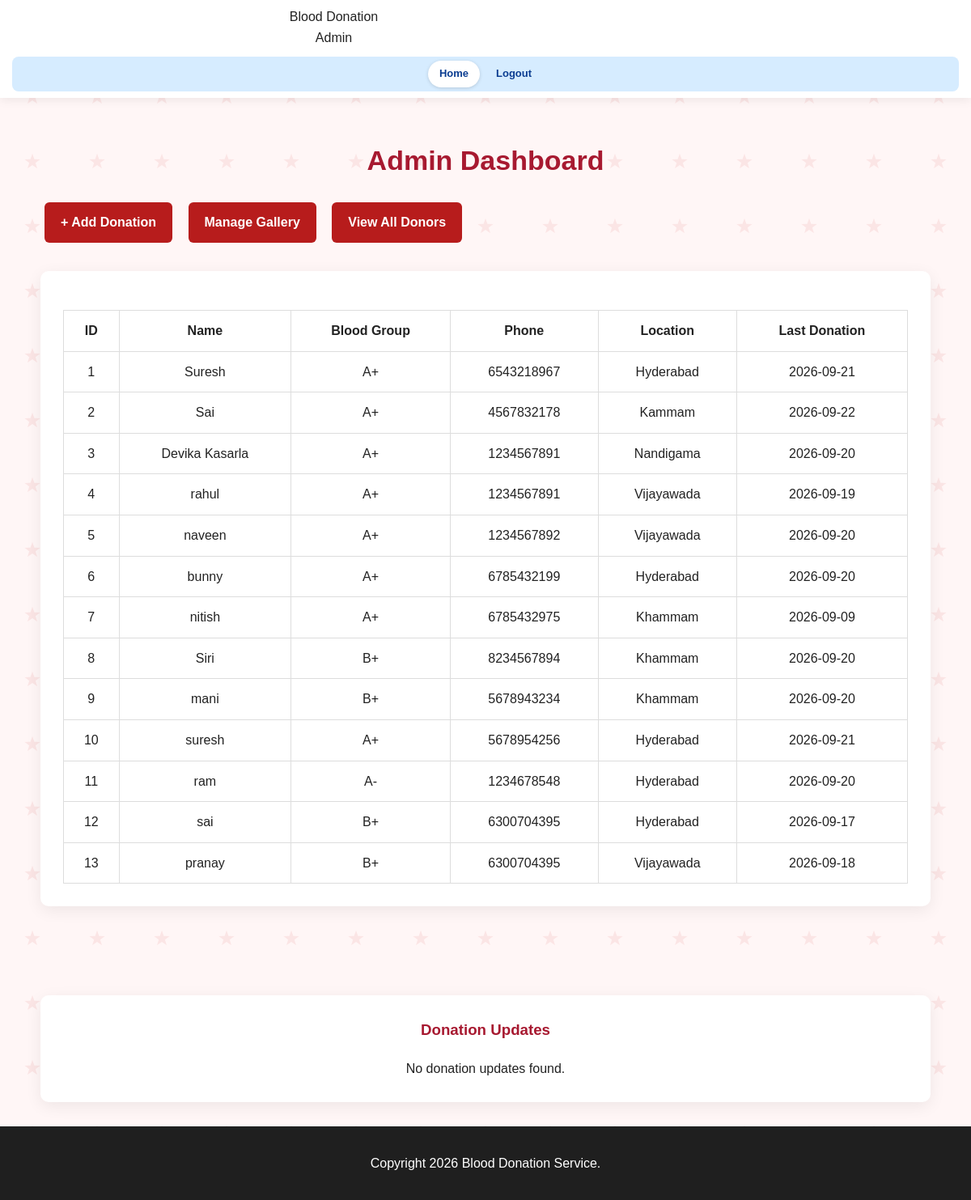
Page /admin (signed in) on the committed database.
### app.py (models this page shows)
class Donor(db.Model):
    id = db.Column(db.Integer, primary_key=True)
    name = db.Column(db.String(100), nullable=False)
    blood_group = db.Column(db.String(10), nullable=False)
    phone = db.Column(db.String(20), nullable=False)
    location = db.Column(db.String(100), nullable=False)
    last_donation_date = db.Column(db.String(20))

### app.py (the view)
@app.route("/admin")
@login_required
def admin_dashboard():
    donors = Donor.query.order_by(
        Donor.id.desc()
    ).all()
    donation_updates = DonationUpdate.query.order_by(
        DonationUpdate.id.desc()
    ).all()
    return render_template(
        "admin_dashboard.html",
        donors=donors,
        donation_updates=donation_updates
    )

### app.py (called while the page is built)
@login_manager.user_loader
def load_user(user_id):
    return db.session.get(Admin, int(user_id))

### templates/admin_dashboard.html (shortened to what this page needs)
<!DOCTYPE html>
<html lang="en">
<head>
    <link rel="stylesheet" href="{{ url_for('static', filename='css/style.css') }}">
</head>
<body>
<nav class="navbar">
    <div class="logo">Blood Donation Admin</div>
    <div class="nav-links">
        <a href="/">Home</a>
        <a href="/admin/logout">Logout</a>
    </div>
</nav>
<section class="section">
    <h2>Admin Dashboard</h2>
    <div style="margin: 20px 0;">
        <a href="/admin/donation/add"
           class="btn btn-primary"
           style="display: inline-block; padding: 12px 20px; text-decoration: none;">
            + Add Donation
        </a>
        <a href="/admin/gallery"
           class="btn btn-primary"
           style="display: inline-block; padding: 12px 20px; text-decoration: none; margin-left: 10px;">
            Manage Gallery
        </a>
          <a href="/admin/donors"
             class="btn btn-primary"
             style="display: inline-block; padding: 12px 20px; text-decoration: none; margin-left: 10px;">
             View All Donors
          </a>
    </div>
    <div class="card" style="margin: 30px auto; max-width: 1100px;">
        {% if donors %}
        <div style="overflow-x: auto; margin-top: 20px;">
            <table style="width: 100%; border-collapse: collapse;">
                <thead>
                    <tr>
                        <th style="padding: 12px; border: 1px solid #ddd;">ID</th>
                        <th style="padding: 12px; border: 1px solid #ddd;">Name</th>
                        <th style="padding: 12px; border: 1px solid #ddd;">Blood Group</th>
                        <th style="padding: 12px; border: 1px solid #ddd;">Phone</th>
                        <th style="padding: 12px; border: 1px solid #ddd;">Location</th>
                        <th style="padding: 12px; border: 1px solid #ddd;">Last Donation</th>
                    </tr>
                </thead>
                <tbody>
                    {% for donor in donors %}
                    <tr>
                        <td style="padding: 12px; border: 1px solid #ddd;">
                            {{ loop.index }}
                        </td>
                        <td style="padding: 12px; border: 1px solid #ddd;">
                            {{ donor.name }}
                        </td>
                        <td style="padding: 12px; border: 1px solid #ddd;">
                            {{ donor.blood_group }}
                        </td>
                        <td style="padding: 12px; border: 1px solid #ddd;">
                            {{ donor.phone }}
                        </td>
                        <td style="padding: 12px; border: 1px solid #ddd;">
                            {{ donor.location }}
                        </td>
                        <td style="padding: 12px; border: 1px solid #ddd;">
                            {{ donor.last_donation_date or "Not provided" }}
                        </td>
                    </tr>
                    {% endfor %}
                </tbody>
            </table>
        </div>
        {% else %}
        <p style="margin-top: 20px;">
            No donor records found.
        </p>
        {% endif %}
    </div>
</section>
    <div class="card" style="margin: 30px auto; max-width: 1100px;">
        <h3>Donation Updates</h3>
        {% if donation_updates %}
        <div style="overflow-x: auto; margin-top: 20px;">
            <table style="width: 100%; border-collapse: collapse;">
                <thead>
                    <tr>
                        <th style="padding: 12px; border: 1px solid #ddd;">Photo</th>
                        <th style="padding: 12px; border: 1px solid #ddd;">Name</th>
                        <th style="padding: 12px; border: 1px solid #ddd;">Blood Group</th>
                        <th style="padding: 12px; border: 1px solid #ddd;">Phone</th>
                        <th style="padding: 12px; border: 1px solid #ddd;">Location</th>
                        <th style="padding: 12px; border: 1px solid #ddd;">Date</th>
                        <th style="padding: 12px; border: 1px solid #ddd;">Description</th>
                        <th style="padding: 12px; border: 1px solid #ddd;">Actions</th>
                    </tr>
                </thead>
                <tbody>
                    {% for donation in donation_updates %}
                    <tr>
                        <td style="padding: 12px; border: 1px solid #ddd;">
                            {% if donation.photo %}
                                <img src="{{ url_for('static', filename='uploads/' + donation.photo) }}"
                                     alt="Donation Photo"
                                     style="width: 80px; height: 80px; object-fit: cover; border-radius: 8px;">
                            {% else %}
                                No Photo
                            {% endif %}
                        </td>
                        <td style="padding: 12px; border: 1px solid #ddd;">
                            {{ donation.donor_name }}
                        </td>
                        <td style="padding: 12px; border: 1px solid #ddd;">
                            {{ donation.blood_group }}
                        </td>
                        <td style="padding: 12px; border: 1px solid #ddd;">
                            {{ donation.phone }}
                        </td>
                        <td style="padding: 12px; border: 1px solid #ddd;">
                            {{ donation.location }}
                        </td>
                        <td style="padding: 12px; border: 1px solid #ddd;">
                            {{ donation.donation_date }}
                        </td>
                        <td style="padding: 12px; border: 1px solid #ddd;">
                            {{ donation.description or "ÃƒÆ’Ã†â€™Ãƒâ€ Ã¢â‚¬â„¢ÃƒÆ’Ã¢â‚¬Â ÃƒÂ¢Ã¢â€šÂ¬Ã¢â€žÂ¢ÃƒÆ’Ã†â€™ÃƒÂ¢Ã¢â€šÂ¬Ã‚Â ÃƒÆ’Ã‚Â¢ÃƒÂ¢Ã¢â‚¬Å¡Ã‚Â¬ÃƒÂ¢Ã¢â‚¬Å¾Ã‚Â¢ÃƒÆ’Ã†â€™Ãƒâ€ Ã¢â‚¬â„¢ÃƒÆ’Ã‚Â¢ÃƒÂ¢Ã¢â‚¬Å¡Ã‚Â¬Ãƒâ€šÃ‚Â ÃƒÆ’Ã†â€™Ãƒâ€šÃ‚Â¢ÃƒÆ’Ã‚Â¢ÃƒÂ¢Ã¢â€šÂ¬Ã…Â¡Ãƒâ€šÃ‚Â¬ÃƒÆ’Ã‚Â¢ÃƒÂ¢Ã¢â€šÂ¬Ã…Â¾Ãƒâ€šÃ‚Â¢ÃƒÆ’Ã†â€™Ãƒâ€ Ã¢â‚¬â„¢ÃƒÆ’Ã¢â‚¬Â ÃƒÂ¢Ã¢â€šÂ¬Ã¢â€žÂ¢ÃƒÆ’Ã†â€™Ãƒâ€šÃ‚Â¢ÃƒÆ’Ã‚Â¢ÃƒÂ¢Ã¢â€šÂ¬Ã…Â¡Ãƒâ€šÃ‚Â¬ÃƒÆ’Ã¢â‚¬Å¡Ãƒâ€šÃ‚Â ÃƒÆ’Ã†â€™Ãƒâ€ Ã¢â‚¬â„¢ÃƒÆ’Ã¢â‚¬Å¡Ãƒâ€šÃ‚Â¢ÃƒÆ’Ã†â€™Ãƒâ€šÃ‚Â¢ÃƒÆ’Ã‚Â¢ÃƒÂ¢Ã¢â‚¬Å¡Ã‚Â¬Ãƒâ€¦Ã‚Â¡ÃƒÆ’Ã¢â‚¬Å¡Ãƒâ€šÃ‚Â¬ÃƒÆ’Ã†â€™Ãƒâ€šÃ‚Â¢ÃƒÆ’Ã‚Â¢ÃƒÂ¢Ã¢â‚¬Å¡Ã‚Â¬Ãƒâ€¦Ã‚Â¾ÃƒÆ’Ã¢â‚¬Å¡Ãƒâ€šÃ‚Â¢ÃƒÆ’Ã†â€™Ãƒâ€ Ã¢â‚¬â„¢ÃƒÆ’Ã¢â‚¬Â ÃƒÂ¢Ã¢â€šÂ¬Ã¢â€žÂ¢ÃƒÆ’Ã†â€™ÃƒÂ¢Ã¢â€šÂ¬Ã‚Â ÃƒÆ’Ã‚Â¢ÃƒÂ¢Ã¢â‚¬Å¡Ã‚Â¬ÃƒÂ¢Ã¢â‚¬Å¾Ã‚Â¢ÃƒÆ’Ã†â€™Ãƒâ€ Ã¢â‚¬â„¢ÃƒÆ’Ã¢â‚¬Å¡Ãƒâ€šÃ‚Â¢ÃƒÆ’Ã†â€™Ãƒâ€šÃ‚Â¢ÃƒÆ’Ã‚Â¢ÃƒÂ¢Ã¢â‚¬Å¡Ã‚Â¬Ãƒâ€¦Ã‚Â¡ÃƒÆ’Ã¢â‚¬Å¡Ãƒâ€šÃ‚Â¬ÃƒÆ’Ã†â€™ÃƒÂ¢Ã¢â€šÂ¬Ã‚Â¦ÃƒÆ’Ã¢â‚¬Å¡Ãƒâ€šÃ‚Â¡ÃƒÆ’Ã†â€™Ãƒâ€ Ã¢â‚¬â„¢ÃƒÆ’Ã¢â‚¬Â ÃƒÂ¢Ã¢â€šÂ¬Ã¢â€žÂ¢ÃƒÆ’Ã†â€™Ãƒâ€šÃ‚Â¢ÃƒÆ’Ã‚Â¢ÃƒÂ¢Ã¢â€šÂ¬Ã…Â¡Ãƒâ€šÃ‚Â¬ÃƒÆ’Ã¢â‚¬Â¦Ãƒâ€šÃ‚Â¡ÃƒÆ’Ã†â€™Ãƒâ€ Ã¢â‚¬â„¢ÃƒÆ’Ã‚Â¢ÃƒÂ¢Ã¢â‚¬Å¡Ã‚Â¬Ãƒâ€¦Ã‚Â¡ÃƒÆ’Ã†â€™ÃƒÂ¢Ã¢â€šÂ¬Ã…Â¡ÃƒÆ’Ã¢â‚¬Å¡Ãƒâ€šÃ‚Â¢ÃƒÆ’Ã†â€™Ãƒâ€ Ã¢â‚¬â„¢ÃƒÆ’Ã¢â‚¬Â ÃƒÂ¢Ã¢â€šÂ¬Ã¢â€žÂ¢ÃƒÆ’Ã†â€™ÃƒÂ¢Ã¢â€šÂ¬Ã‚Â ÃƒÆ’Ã‚Â¢ÃƒÂ¢Ã¢â‚¬Å¡Ã‚Â¬ÃƒÂ¢Ã¢â‚¬Å¾Ã‚Â¢ÃƒÆ’Ã†â€™Ãƒâ€ Ã¢â‚¬â„¢ÃƒÆ’Ã‚Â¢ÃƒÂ¢Ã¢â‚¬Å¡Ã‚Â¬Ãƒâ€šÃ‚Â ÃƒÆ’Ã†â€™Ãƒâ€šÃ‚Â¢ÃƒÆ’Ã‚Â¢ÃƒÂ¢Ã¢â€šÂ¬Ã…Â¡Ãƒâ€šÃ‚Â¬ÃƒÆ’Ã‚Â¢ÃƒÂ¢Ã¢â€šÂ¬Ã…Â¾Ãƒâ€šÃ‚Â¢ÃƒÆ’Ã†â€™Ãƒâ€ Ã¢â‚¬â„¢ÃƒÆ’Ã¢â‚¬Â ÃƒÂ¢Ã¢â€šÂ¬Ã¢â€žÂ¢ÃƒÆ’Ã†â€™Ãƒâ€šÃ‚Â¢ÃƒÆ’Ã‚Â¢ÃƒÂ¢Ã¢â€šÂ¬Ã…Â¡Ãƒâ€šÃ‚Â¬ÃƒÆ’Ã¢â‚¬Â¦Ãƒâ€šÃ‚Â¡ÃƒÆ’Ã†â€™Ãƒâ€ Ã¢â‚¬â„¢ÃƒÆ’Ã‚Â¢ÃƒÂ¢Ã¢â‚¬Å¡Ã‚Â¬Ãƒâ€¦Ã‚Â¡ÃƒÆ’Ã†â€™ÃƒÂ¢Ã¢â€šÂ¬Ã…Â¡ÃƒÆ’Ã¢â‚¬Å¡Ãƒâ€šÃ‚Â¢ÃƒÆ’Ã†â€™Ãƒâ€ Ã¢â‚¬â„¢ÃƒÆ’Ã¢â‚¬Â ÃƒÂ¢Ã¢â€šÂ¬Ã¢â€žÂ¢ÃƒÆ’Ã†â€™ÃƒÂ¢Ã¢â€šÂ¬Ã‚Â ÃƒÆ’Ã‚Â¢ÃƒÂ¢Ã¢â‚¬Å¡Ã‚Â¬ÃƒÂ¢Ã¢â‚¬Å¾Ã‚Â¢ÃƒÆ’Ã†â€™Ãƒâ€ Ã¢â‚¬â„¢ÃƒÆ’Ã‚Â¢ÃƒÂ¢Ã¢â‚¬Å¡Ã‚Â¬Ãƒâ€¦Ã‚Â¡ÃƒÆ’Ã†â€™ÃƒÂ¢Ã¢â€šÂ¬Ã…Â¡ÃƒÆ’Ã¢â‚¬Å¡Ãƒâ€šÃ‚Â¢ÃƒÆ’Ã†â€™Ãƒâ€ Ã¢â‚¬â„¢ÃƒÆ’Ã¢â‚¬Â ÃƒÂ¢Ã¢â€šÂ¬Ã¢â€žÂ¢ÃƒÆ’Ã†â€™ÃƒÂ¢Ã¢â€šÂ¬Ã…Â¡ÃƒÆ’Ã¢â‚¬Å¡Ãƒâ€šÃ‚Â¢ÃƒÆ’Ã†â€™Ãƒâ€ Ã¢â‚¬â„¢ÃƒÆ’Ã¢â‚¬Å¡Ãƒâ€šÃ‚Â¢ÃƒÆ’Ã†â€™Ãƒâ€šÃ‚Â¢ÃƒÆ’Ã‚Â¢ÃƒÂ¢Ã¢â‚¬Å¡Ã‚Â¬Ãƒâ€¦Ã‚Â¡ÃƒÆ’Ã¢â‚¬Å¡Ãƒâ€šÃ‚Â¬ÃƒÆ’Ã†â€™ÃƒÂ¢Ã¢â€šÂ¬Ã‚Â¦ÃƒÆ’Ã¢â‚¬Å¡Ãƒâ€šÃ‚Â¡ÃƒÆ’Ã†â€™Ãƒâ€ Ã¢â‚¬â„¢ÃƒÆ’Ã‚Â¢ÃƒÂ¢Ã¢â‚¬Å¡Ã‚Â¬Ãƒâ€¦Ã‚Â¡ÃƒÆ’Ã†â€™ÃƒÂ¢Ã¢â€šÂ¬Ã…Â¡ÃƒÆ’Ã¢â‚¬Å¡Ãƒâ€šÃ‚Â¬ÃƒÆ’Ã†â€™Ãƒâ€ Ã¢â‚¬â„¢ÃƒÆ’Ã¢â‚¬Â ÃƒÂ¢Ã¢â€šÂ¬Ã¢â€žÂ¢ÃƒÆ’Ã†â€™Ãƒâ€šÃ‚Â¢ÃƒÆ’Ã‚Â¢ÃƒÂ¢Ã¢â€šÂ¬Ã…Â¡Ãƒâ€šÃ‚Â¬ÃƒÆ’Ã¢â‚¬Å¡Ãƒâ€šÃ‚Â¦ÃƒÆ’Ã†â€™Ãƒâ€ Ã¢â‚¬â„¢ÃƒÆ’Ã‚Â¢ÃƒÂ¢Ã¢â‚¬Å¡Ã‚Â¬Ãƒâ€¦Ã‚Â¡ÃƒÆ’Ã†â€™ÃƒÂ¢Ã¢â€šÂ¬Ã…Â¡ÃƒÆ’Ã¢â‚¬Å¡Ãƒâ€šÃ‚Â¡ÃƒÆ’Ã†â€™Ãƒâ€ Ã¢â‚¬â„¢ÃƒÆ’Ã¢â‚¬Â ÃƒÂ¢Ã¢â€šÂ¬Ã¢â€žÂ¢ÃƒÆ’Ã†â€™ÃƒÂ¢Ã¢â€šÂ¬Ã‚Â ÃƒÆ’Ã‚Â¢ÃƒÂ¢Ã¢â‚¬Å¡Ã‚Â¬ÃƒÂ¢Ã¢â‚¬Å¾Ã‚Â¢ÃƒÆ’Ã†â€™Ãƒâ€ Ã¢â‚¬â„¢ÃƒÆ’Ã¢â‚¬Å¡Ãƒâ€šÃ‚Â¢ÃƒÆ’Ã†â€™Ãƒâ€šÃ‚Â¢ÃƒÆ’Ã‚Â¢ÃƒÂ¢Ã¢â‚¬Å¡Ã‚Â¬Ãƒâ€¦Ã‚Â¡ÃƒÆ’Ã¢â‚¬Å¡Ãƒâ€šÃ‚Â¬ÃƒÆ’Ã†â€™ÃƒÂ¢Ã¢â€šÂ¬Ã‚Â¦ÃƒÆ’Ã¢â‚¬Å¡Ãƒâ€šÃ‚Â¡ÃƒÆ’Ã†â€™Ãƒâ€ Ã¢â‚¬â„¢ÃƒÆ’Ã¢â‚¬Â ÃƒÂ¢Ã¢â€šÂ¬Ã¢â€žÂ¢ÃƒÆ’Ã†â€™Ãƒâ€šÃ‚Â¢ÃƒÆ’Ã‚Â¢ÃƒÂ¢Ã¢â€šÂ¬Ã…Â¡Ãƒâ€šÃ‚Â¬ÃƒÆ’Ã¢â‚¬Â¦Ãƒâ€šÃ‚Â¡ÃƒÆ’Ã†â€™Ãƒâ€ Ã¢â‚¬â„¢ÃƒÆ’Ã‚Â¢ÃƒÂ¢Ã¢â‚¬Å¡Ã‚Â¬Ãƒâ€¦Ã‚Â¡ÃƒÆ’Ã†â€™ÃƒÂ¢Ã¢â€šÂ¬Ã…Â¡ÃƒÆ’Ã¢â‚¬Å¡Ãƒâ€šÃ‚Â¬ÃƒÆ’Ã†â€™Ãƒâ€ Ã¢â‚¬â„¢ÃƒÆ’Ã¢â‚¬Â ÃƒÂ¢Ã¢â€šÂ¬Ã¢â€žÂ¢ÃƒÆ’Ã†â€™ÃƒÂ¢Ã¢â€šÂ¬Ã‚Â ÃƒÆ’Ã‚Â¢ÃƒÂ¢Ã¢â‚¬Å¡Ã‚Â¬ÃƒÂ¢Ã¢â‚¬Å¾Ã‚Â¢ÃƒÆ’Ã†â€™Ãƒâ€ Ã¢â‚¬â„¢ÃƒÆ’Ã‚Â¢ÃƒÂ¢Ã¢â‚¬Å¡Ã‚Â¬Ãƒâ€šÃ‚Â ÃƒÆ’Ã†â€™Ãƒâ€šÃ‚Â¢ÃƒÆ’Ã‚Â¢ÃƒÂ¢Ã¢â€šÂ¬Ã…Â¡Ãƒâ€šÃ‚Â¬ÃƒÆ’Ã‚Â¢ÃƒÂ¢Ã¢â€šÂ¬Ã…Â¾Ãƒâ€šÃ‚Â¢ÃƒÆ’Ã†â€™Ãƒâ€ Ã¢â‚¬â„¢ÃƒÆ’Ã¢â‚¬Â ÃƒÂ¢Ã¢â€šÂ¬Ã¢â€žÂ¢ÃƒÆ’Ã†â€™Ãƒâ€šÃ‚Â¢ÃƒÆ’Ã‚Â¢ÃƒÂ¢Ã¢â€šÂ¬Ã…Â¡Ãƒâ€šÃ‚Â¬ÃƒÆ’Ã¢â‚¬Â¦Ãƒâ€šÃ‚Â¡ÃƒÆ’Ã†â€™Ãƒâ€ Ã¢â‚¬â„¢ÃƒÆ’Ã‚Â¢ÃƒÂ¢Ã¢â‚¬Å¡Ã‚Â¬Ãƒâ€¦Ã‚Â¡ÃƒÆ’Ã†â€™ÃƒÂ¢Ã¢â€šÂ¬Ã…Â¡ÃƒÆ’Ã¢â‚¬Å¡Ãƒâ€šÃ‚Â¢ÃƒÆ’Ã†â€™Ãƒâ€ Ã¢â‚¬â„¢ÃƒÆ’Ã¢â‚¬Â ÃƒÂ¢Ã¢â€šÂ¬Ã¢â€žÂ¢ÃƒÆ’Ã†â€™ÃƒÂ¢Ã¢â€šÂ¬Ã‚Â ÃƒÆ’Ã‚Â¢ÃƒÂ¢Ã¢â‚¬Å¡Ã‚Â¬ÃƒÂ¢Ã¢â‚¬Å¾Ã‚Â¢ÃƒÆ’Ã†â€™Ãƒâ€ Ã¢â‚¬â„¢ÃƒÆ’Ã‚Â¢ÃƒÂ¢Ã¢â‚¬Å¡Ã‚Â¬Ãƒâ€¦Ã‚Â¡ÃƒÆ’Ã†â€™ÃƒÂ¢Ã¢â€šÂ¬Ã…Â¡ÃƒÆ’Ã¢â‚¬Å¡Ãƒâ€šÃ‚Â¢ÃƒÆ’Ã†â€™Ãƒâ€ Ã¢â‚¬â„¢ÃƒÆ’Ã¢â‚¬Â ÃƒÂ¢Ã¢â€šÂ¬Ã¢â€žÂ¢ÃƒÆ’Ã†â€™ÃƒÂ¢Ã¢â€šÂ¬Ã…Â¡ÃƒÆ’Ã¢â‚¬Å¡Ãƒâ€šÃ‚Â¢ÃƒÆ’Ã†â€™Ãƒâ€ Ã¢â‚¬â„¢ÃƒÆ’Ã¢â‚¬Å¡Ãƒâ€šÃ‚Â¢ÃƒÆ’Ã†â€™Ãƒâ€šÃ‚Â¢ÃƒÆ’Ã‚Â¢ÃƒÂ¢Ã¢â€šÂ¬Ã…Â¡Ãƒâ€šÃ‚Â¬ÃƒÆ’Ã¢â‚¬Â¦Ãƒâ€šÃ‚Â¡ÃƒÆ’Ã†â€™ÃƒÂ¢Ã¢â€šÂ¬Ã…Â¡ÃƒÆ’Ã¢â‚¬Å¡Ãƒâ€šÃ‚Â¬ÃƒÆ’Ã†â€™Ãƒâ€ Ã¢â‚¬â„¢ÃƒÆ’Ã‚Â¢ÃƒÂ¢Ã¢â‚¬Å¡Ã‚Â¬Ãƒâ€šÃ‚Â¦ÃƒÆ’Ã†â€™ÃƒÂ¢Ã¢â€šÂ¬Ã…Â¡ÃƒÆ’Ã¢â‚¬Å¡Ãƒâ€šÃ‚Â¡ÃƒÆ’Ã†â€™Ãƒâ€ Ã¢â‚¬â„¢ÃƒÆ’Ã¢â‚¬Â ÃƒÂ¢Ã¢â€šÂ¬Ã¢â€žÂ¢ÃƒÆ’Ã†â€™Ãƒâ€šÃ‚Â¢ÃƒÆ’Ã‚Â¢ÃƒÂ¢Ã¢â€šÂ¬Ã…Â¡Ãƒâ€šÃ‚Â¬ÃƒÆ’Ã¢â‚¬Â¦Ãƒâ€šÃ‚Â¡ÃƒÆ’Ã†â€™Ãƒâ€ Ã¢â‚¬â„¢ÃƒÆ’Ã‚Â¢ÃƒÂ¢Ã¢â‚¬Å¡Ã‚Â¬Ãƒâ€¦Ã‚Â¡ÃƒÆ’Ã†â€™ÃƒÂ¢Ã¢â€šÂ¬Ã…Â¡ÃƒÆ’Ã¢â‚¬Å¡Ãƒâ€šÃ‚Â¬ÃƒÆ’Ã†â€™Ãƒâ€ Ã¢â‚¬â„¢ÃƒÆ’Ã¢â‚¬Â ÃƒÂ¢Ã¢â€šÂ¬Ã¢â€žÂ¢ÃƒÆ’Ã†â€™ÃƒÂ¢Ã¢â€šÂ¬Ã‚Â ÃƒÆ’Ã‚Â¢ÃƒÂ¢Ã¢â‚¬Å¡Ã‚Â¬ÃƒÂ¢Ã¢â‚¬Å¾Ã‚Â¢ÃƒÆ’Ã†â€™Ãƒâ€ Ã¢â‚¬â„¢ÃƒÆ’Ã¢â‚¬Å¡Ãƒâ€šÃ‚Â¢ÃƒÆ’Ã†â€™Ãƒâ€šÃ‚Â¢ÃƒÆ’Ã‚Â¢ÃƒÂ¢Ã¢â‚¬Å¡Ã‚Â¬Ãƒâ€¦Ã‚Â¡ÃƒÆ’Ã¢â‚¬Å¡Ãƒâ€šÃ‚Â¬ÃƒÆ’Ã†â€™ÃƒÂ¢Ã¢â€šÂ¬Ã‚Â¦ÃƒÆ’Ã¢â‚¬Å¡Ãƒâ€šÃ‚Â¡ÃƒÆ’Ã†â€™Ãƒâ€ Ã¢â‚¬â„¢ÃƒÆ’Ã¢â‚¬Â ÃƒÂ¢Ã¢â€šÂ¬Ã¢â€žÂ¢ÃƒÆ’Ã†â€™Ãƒâ€šÃ‚Â¢ÃƒÆ’Ã‚Â¢ÃƒÂ¢Ã¢â€šÂ¬Ã…Â¡Ãƒâ€šÃ‚Â¬ÃƒÆ’Ã¢â‚¬Â¦Ãƒâ€šÃ‚Â¡ÃƒÆ’Ã†â€™Ãƒâ€ Ã¢â‚¬â„¢ÃƒÆ’Ã‚Â¢ÃƒÂ¢Ã¢â‚¬Å¡Ã‚Â¬Ãƒâ€¦Ã‚Â¡ÃƒÆ’Ã†â€™ÃƒÂ¢Ã¢â€šÂ¬Ã…Â¡ÃƒÆ’Ã¢â‚¬Å¡Ãƒâ€šÃ‚Â" }}
                        </td>
                        <td style="padding: 12px; border: 1px solid #ddd;">
                            <a href="/admin/donation/edit/{{ donation.id }}"
                               style="display: inline-block; margin-bottom: 8px;">
                                Edit
                            </a>
                            <br>
                            <a href="/admin/donation/delete/{{ donation.id }}"
                               onclick="return confirm('Are you sure you want to delete this donation?');">
                                Delete
                            </a>
                        </td>
                    </tr>
                    {% endfor %}
                </tbody>
            </table>
        </div>
        {% else %}
        <p style="margin-top: 20px;">
            No donation updates found.
        </p>
        {% endif %}
    </div>
<footer>
    <p>Copyright 2026 Blood Donation Service.</p>
</footer>
</body>
</html>

### rows in the picture
Donor: name "Suresh", blood_group "A+", phone "6543218967", location "Hyderabad", last_donation_date "2026-09-21"
Donor: name "Sai", blood_group "A+", phone "4567832178", location "Kammam", last_donation_date "2026-09-22"
Donor: name "Devika Kasarla", blood_group "A+", phone "1234567891", location "Nandigama", last_donation_date "2026-09-20"
Donor: name "rahul", blood_group "A+", phone "1234567891", location "Vijayawada", last_donation_date "2026-09-19"
Donor: name "naveen", blood_group "A+", phone "1234567892", location "Vijayawada", last_donation_date "2026-09-20"
Donor: name "bunny", blood_group "A+", phone "6785432199", location "Hyderabad", last_donation_date "2026-09-20"
Donor: name "nitish", blood_group "A+", phone "6785432975", location "Khammam", last_donation_date "2026-09-09"
Donor: name "Siri", blood_group "B+", phone "8234567894", location "Khammam", last_donation_date "2026-09-20"
Donor: name "mani", blood_group "B+", phone "5678943234", location "Khammam", last_donation_date "2026-09-20"
Donor: name "suresh", blood_group "A+", phone "5678954256", location "Hyderabad", last_donation_date "2026-09-21"
Donor: name "ram", blood_group "A-", phone "1234678548", location "Hyderabad", last_donation_date "2026-09-20"
Donor: name "sai", blood_group "B+", phone "6300704395", location "Hyderabad", last_donation_date "2026-09-17"
Donor: name "pranay", blood_group "B+", phone "6300704395", location "Vijayawada", last_donation_date "2026-09-18"
